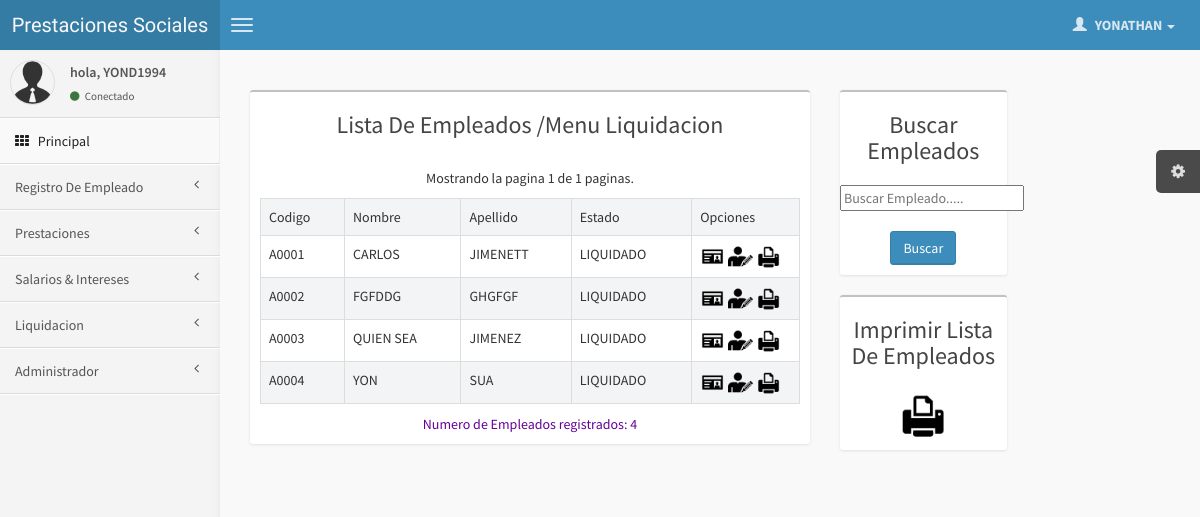
/paginas/liquidacionlista.php (signed in), run on the app's committed database.
### tables this page shows
CREATE TABLE `administrador` (
  `id` int(11) NOT NULL auto_increment,
  `usuario` varchar(50) NOT NULL,
  `pass` varchar(100) NOT NULL,
  `nombre` varchar(30) NOT NULL,
  `apellido` varchar(30) NOT NULL,
  `pregunta` varchar(50) NOT NULL,
  `respuesta` varchar(50) NOT NULL,
  `correo` varchar(50) NOT NULL,
  `id_extreme` varchar(50) NOT NULL,
  `tipo` int(2) NOT NULL,
  `imagen` varchar(40) NOT NULL,
  PRIMARY KEY  (`id`)
);

CREATE TABLE `empleados` (
  `id_empleado` int(10) NOT NULL auto_increment,
  `cedula` int(20) NOT NULL,
  `nombre` varchar(50) NOT NULL,
  `apellido` varchar(50) NOT NULL,
  `correo` varchar(50) NOT NULL,
  `fechai` date NOT NULL,
  `cod` varchar(20) NOT NULL,
  `ultimal` date default NULL,
  `estado` varchar(3) NOT NULL,
  PRIMARY KEY  (`cedula`),
  UNIQUE KEY `id_empleado` (`id_empleado`),
  UNIQUE KEY `cod` (`cod`)
);

### sesion.class.php (called while the page is built, shortened)
<?php
class sesion {
  public function get($nombre) {
     if (isset ( $_SESSION [$nombre] )) {
        return $_SESSION [$nombre];
     } else {
         return false;
     }
  }
}
?>

### paginas/liquidacionlista.php (the view, shortened to what this page needs)
<?php
include("cabecera.php");
?>
<div class="col-md-10">
      <?php
$con = mysql_connect(DB_SERVER, DB_SERVER_USERNAME, DB_SERVER_PASSWORD);
$consulta_noticias = "SELECT * FROM empleados";
$rs_noticias = mysql_query($consulta_noticias, $con);
$num_total_registros = mysql_num_rows($rs_noticias);
if ($num_total_registros > 0) {
	$TAMANO_PAGINA = 9;
        $pagina = false;
	if (!$pagina) {
		$inicio = 0;
		$pagina = 1;
	}
	else {
		$inicio = ($pagina - 1) * $TAMANO_PAGINA;
	}
	$total_paginas = ceil($num_total_registros / $TAMANO_PAGINA);
	$consulta = "SELECT cod, nombre, apellido,estado FROM empleados ORDER BY cod ASC LIMIT ".$inicio."," . $TAMANO_PAGINA;
	$rs = mysql_query($consulta, $con);
?>
  							 <section class="content">
  <div class="row">
  <div class="col-md-9">
  <div class="box">
                                <div class="box-header">
                                    <h3> <center>Lista De Empleados  <a href="#" class="alert-link">/Menu Liquidacion</a></center></h3>
                                </div>
   <div class="box-body table-responsive">
<?
echo '<center>';
echo '<p>Mostrando la pagina '.$pagina.' de ' .$total_paginas.' paginas.</h3>'; ?>
</center>
<table id="example1" class="table  table-bordered table-striped">
  <tbody>
    <tr style="background:#6666666;">
      <td bgcolor="#CCCCCC" >Codigo</td>
      <td bgcolor="#CCCCCC">Nombre</td>
      <td bgcolor="#CCCCCC">Apellido</td>
	   <td bgcolor="#CCCCCC">Estado</td>
	  <td width="20%" scope="col">Opciones</td>
    </tr>
<?php
 while ($row = mysql_fetch_array($rs)) {
 $estado=$row["estado"];
  if($estado=='L'){
 $estado='LIQUIDADO';
 }
echo "<tr>".
      "<td>".$row["cod"]."</td>".
      "<td>".$row["nombre"]."</td>".
	   "<td>".$row["apellido"]."</td>".
	     "<td>".$estado."</td>".
      "<td><a  href=agregarli.php?codigo=".$row["cod"]."><img src='../img/consul.png' width='25' alt='Edicion' title=' Realizar Liquidacion De  ".$row["nombre"]."'></a>
	  <a  href=liquidacion.php?codigo=".$row["cod"]."><img src='../img/editar.png' width='25' alt='Edicion' title='EDITAR LIQUIDACION DE ".$row["nombre"]."'></a> <a target='_blank'  href=../pdf/liquidacionpdf.php?codigo=".$row["cod"]."><img src='../img/impresora.png'  width='25' alt='Edicion' title='Imprimir lIQUIDACION DE   ".$row["nombre"]."'></a>
	 </td>".
    "</tr>";
}
?>
 </tbody>
	</table>
<?
	}
echo '<center>';
	echo '<a style="color: #660099"> Numero de Empleados registrados: '.$num_total_registros .'</a>';
echo "</center>";
?>
                            </div>
							</div>
							</div>
  <div class="col-md-3">
  <div class="box">
                                <div class="box-header">
								<div class="box-header">
                                    <h3> <center>Buscar Empleados<a href="#" class="alert-link"></a></center></h3>
                                </div>
						<center>
							<form  name="fe" action="registro.php" method="post" id="ContactForm">
    <input title="ESCRIBA EL NOMBRE O CODIGO DEL EMPLEADO QUE QUIERE BUSCAR" name="txtbus" type=text   placeholder='Buscar Empleado.....'>
    <br></br>
    <input  class="btn btn-primary"title="Aqui Buscar el Empleado Por CODIGO,NOMBRE,APELLIDO,ETC" name="btn1" type="submit" value="Buscar">
  </form>
  </center>
								</div>
							</div>
							</div>
  <div class="col-md-3">
  <div class="box">
                                <div class="box-header">
								<center>
								<div class="box-header">
								   <h3> <center>Imprimir Lista De Empleados</a></center></h3>
                                </div>
								 <a target='_blank'  href=../pdf/listaderegistros.php><img src='../img/impresora.png'  width='50' alt='Edicion' title='Imprimir lista de Registro De empleados'></a>
								</center>
								</div>
								</div>
								</div>
<?php
include("pie.php");
?>

### paginas/cabecera.php (shortened to what this page needs)
<?php
	require_once("../sesion.class.php");
	$sesion = new sesion();
	$usuario = $sesion->get("usuario_dq");
	if( $usuario == false )
	{
		header("Location: ../index.php");
	}
	else
	{
 include_once("../config.php");
		$consulta = "select usuario,tipo,nombre,apellido,correo,imagen from administrador where usuario = '$usuario';";
		$result = $conexion->query($consulta);
		if($result->num_rows > 0)
		{
			$fila = $result->fetch_assoc();
			 $a=$fila["tipo"];
		  $b=$fila["nombre"];
		}
	?>
<!DOCTYPE html>
<html>
    <head>
        <link href="../css/bootstrap.min.css" rel="stylesheet" type="text/css" />
        <link href="../css/font-awesome.min.css" rel="stylesheet" type="text/css" />
        <link href="../css/ionicons.min.css" rel="stylesheet" type="text/css" />
        <link href="../css/AdminLTE.css" rel="stylesheet" type="text/css" />
		 <link href="../../css/daterangepicker/daterangepicker-bs3.css" rel="stylesheet" type="text/css" />
        <link href="../../css/iCheck/all.css" rel="stylesheet" type="text/css" />
        <link href="../../css/colorpicker/bootstrap-colorpicker.min.css" rel="stylesheet"/>
        <link href="../../css/timepicker/bootstrap-timepicker.min.css" rel="stylesheet"/>
<link rel="stylesheet" type="text/css" href="../calendar/tcal.css" />
    </head>
    <body class="skin-blue">
        <header class="header">
            <a href="#" class="logo">
                Prestaciones Sociales
            </a>
            <nav class="navbar navbar-static-top" role="navigation">
                <a href="#" class="navbar-btn sidebar-toggle" data-toggle="offcanvas" role="button">
                    <span class="icon-bar"></span>
                    <span class="icon-bar"></span>
                    <span class="icon-bar"></span>
                </a>
                <div class="navbar-right">
                    <ul class="nav navbar-nav">
                        <li class="dropdown messages-menu">
                        <li class="dropdown tasks-menu">
                        <li class="dropdown user user-menu">
                            <a href="#" class="dropdown-toggle" data-toggle="dropdown">
                                <i class="glyphicon glyphicon-user"></i>
                                <span> <?php echo $b;  ?> <i class="caret"></i></span>
                            </a>
                        </li>
                    </ul>
                </div>
            </nav>
        </header>
        <div class="wrapper row-offcanvas row-offcanvas-left">
            <aside class="left-side sidebar-offcanvas">
                <section class="sidebar">
                    <div class="user-panel">
                        <div class="pull-left image">
                            <img src="../img/avatar3.png" class="img-circle" alt="User Image" />
                        </div>
                        <div class="pull-left info">
                            <p>hola, <?php echo $usuario;  ?></p>
                            <a href="#"><i class="fa fa-circle text-success"></i> Conectado</a>
                        </div>
                    </div>
                    <ul class="sidebar-menu">
                        <li class="active"><?php
							if($a==1){
								echo '
                            <a href="index.php" data-ajax="false">';
							}else {
							echo '
                            <a href="index2.php" data-ajax="false">';
							}  ?>
                                <i class="fa fa-th"></i> <span>Principal</span>
                            </a>
                        </li>
                        <li class="treeview">
						<?php
							if($a==1){
								echo '
                            <a href="index.php" data-ajax="false">';
							}else {
							echo '
                            <a href="index2.php" data-ajax="false">';
							}  ?>
                                <span>Registro De Empleado</span>
                               <i class="fa fa-angle-left pull-right"></i>
                            </a>
                        </li>
                        <li class="treeview">
                            <a href="#">
                                <span>Prestaciones</span>
                                <i class="fa fa-angle-left pull-right"></i>
                            </a>
                        </li>
                        <li class="treeview">
                            <a href="#">
                                 <span>Salarios & Intereses</span>
                                <i class="fa fa-angle-left pull-right"></i>
                            </a>
                        </li>
                       <li class="treeview">
                            <a href="categorias.php?cate=5" data-ajax="false">
                                <i class="fa fa-angle-left pull-right"></i> <span>Liquidacion </span>
                            </a>
                        </li>
                             <li class="treeview">
                            <a href="#">
                                 <i class="fa fa-angle-left pull-right"></i> <span>Administrador</span>
                            </a>
                        </li>
                    </ul>
                </section>
            </aside>
            <aside class="right-side">
			<?php
			}
			?>

### data on the page
administrador: nombre "YONATHAN"
empleados: cod "A0001", nombre "CARLOS", apellido "JIMENETT", estado "LIQUIDADO"
empleados: cod "A0002", nombre "FGFDDG", apellido "GHGFGF", estado "LIQUIDADO"
empleados: cod "A0003", nombre "QUIEN SEA", apellido "JIMENEZ", estado "LIQUIDADO"
empleados: cod "A0004", nombre "YON", apellido "SUA", estado "LIQUIDADO"

### other printed values
$usuario "YOND1994"
$pagina "1"
$total_paginas "1"
$num_total_registros "4"
